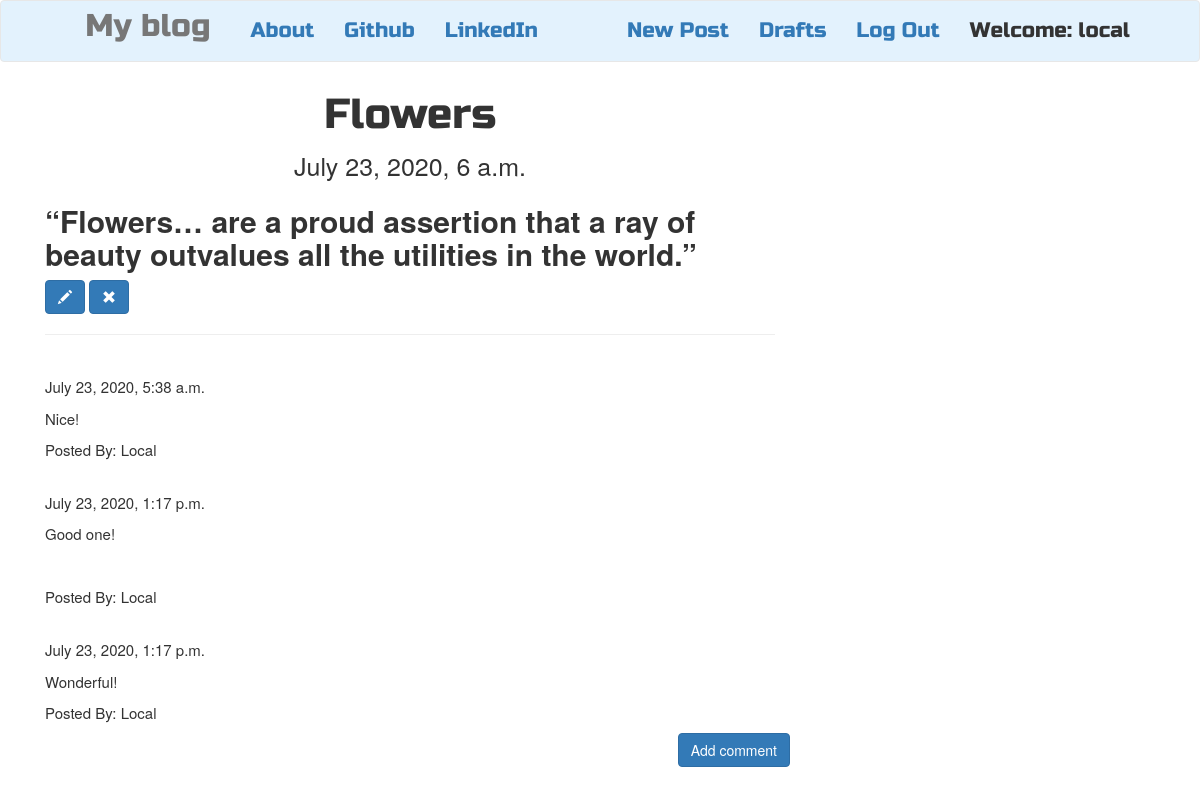
The app's page /post/17 (signed in) with its own data.
### blog/models.py (models this page shows, shortened)
class Post(models.Model):
    author = models.ForeignKey('auth.User',on_delete=models.CASCADE)
    title = models.CharField(max_length=200)
    text = models.TextField()
    created_date = models.DateTimeField(blank=True,null=True)
    published_date = models.DateTimeField(blank=True, null=True)

class Comment(models.Model):
    post = models.ForeignKey('blog.Post', related_name='comments',on_delete=models.CASCADE)
    author = models.CharField(max_length=200)
    text = models.TextField()
    created_date = models.DateTimeField(default=timezone.now())
    approved_comment = models.BooleanField(default=False)

### blog/views.py (the view)
# urls.py: url(r'^post/(?P<pk>\d+)$',views.PostDetailView.as_view(),name='post_detail'),
class PostDetailView(DetailView):
    model = Post

### blog/templates/blog/post_detail.html (shortened to what this page needs)
{% extends 'blog/base.html' %}
{% block content %}
<h1 class="posttitle loader">{{ post.title }}</h1>
{% if post.published_date %}
    <div class="date postdate" style="font-size:25px">
        {{post.published_date}}
    </div>
{% else %}
    <a class="btn btn-default" href="{% url 'post_publish' post.pk %}">Publish</a>
{% endif %}
<p class="postcontent">{{post.text|safe|linebreaksbr}}</p>
{% if user.is_authenticated %}
    <a class="btn btn-primary" href="{% url 'post_edit' pk=post.pk %}">
        <span class="glyphicon glyphicon-pencil"></span>
    </a>
    <a class="btn btn-primary" href="{% url 'post_remove' pk=post.pk %}">
        <span class="glyphicon glyphicon-remove"></span>
    </a>
{% endif %}
<hr>
<div style="font-size:15px">
    {% for comment in post.comments.all %}
    <br>
        {% if user.is_authenticated or comment.approved_comment %}
            {{comment.created_date}}
                    <p>{{comment.text|safe|linebreaks}}</p>
                    <p>Posted By: {{comment.author}}</p>
        {% endif %}
        {% empty %}
        <p>No Comments!</p><br>
    {% endfor %}
</div>
<a class="btn btn-primary btn-comment" href="{% url 'add_comment_to_post' post.pk %}">Add comment</a>
{% endblock content %}

### blog/templates/blog/base.html (shortened to what this page needs)
<!DOCTYPE html>
{% load static %}
<html>
<head>
    <link rel="stylesheet" href="https://stackpath.bootstrapcdn.com/bootstrap/4.5.0/css/bootstrap.min.css">
    <link rel="stylesheet" href="https://maxcdn.bootstrapcdn.com/bootstrap/3.4.1/css/bootstrap.min.css">
    <link rel="stylesheet" href="//cdn.jsdelivr.net/npm/medium-editor@latest/dist/css/medium-editor.min.css" type="text/css" media="screen" charset="utf-8">
    <link rel="stylesheet" href="{% static 'css/blog.css'%}">
</head>
<body class="loader">
<nav class="navbar navbar-default techfont custom-navbar " style="background-color: #e3f2fd;">
        <ul class="nav">
            <li class="nav-item"><a class="navbar-brand bigbrand" href="{% url 'post_list' %}"> My blog </a></li>
            <li class="nav-item"><a class="nav-link" href="{% url 'about' %}">About </a></li>
            <li class="nav-item"><a class="nav-link" href="https://www.github.com"> Github </a></li>
            <li class="nav-item"><a class="nav-link" href="https://www.linkedin.com"> LinkedIn </a></li>
        </ul>
        <ul class='nav navbar-right'>
            {% if user.is_authenticated %}
            <li>
                <a href="{% url 'post_new' %}">New Post</a>
            </li>
            <li>
                <a href="{% url 'post_draft_list' %}">Drafts</a>
            </li>
            <li>
                <a href="{% url 'logout' %}">Log Out</a>
            </li>
            <li>
                <a>Welcome: {{user.username}} </a>
            </li>
            {% else %}
            <li><a href="{% url 'login'%}"><span class="glyphicon glyphicon-user"></span></a>
            </li>
            {% endif %}
        </ul>
</nav>
<div class='content container'>
    <div class="row">
        <div class="col-md-8">
            <div class="blog_post">
            {% block content %}
            {% endblock content %}
            </div>
        </div>
    </div>
</div>
</body>
</html>

### blog/static/css/blog.css (style rules this page uses)
.techfont { font-family: 'Russo One', sans-serif; font-size: 1.5em; margin-bottom: 10px; }
.postdate { text-align: center; }
.posttitle { font-family: 'Russo One', sans-serif; font-size: 3em; text-align: center; }
.postcontent { font-family: 'Montserrat'; font-size: 1.5em; }
.btn-comment { position: absolute; right: 0px; }
.bigbrand { font-size: 1.5em; }
.loader { filter:hue-rotate(0deg); color: linear-gradient(45deg,#0f8,#08f); animation:hue 5000ms infinite linear; }

### records on screen
Post: title "Flowers", published_date "July 23, 2020, 6 a.m.", text "“Flowers… are a proud assertion that a ray of beauty outvalues all the utilities in the world.”"
Comment: created_date "July 23, 2020, 5:38 a.m.", text "Nice!", author "Local"
Comment: created_date "July 23, 2020, 1:17 p.m.", text "Good one!", author "Local"
Comment: created_date "July 23, 2020, 1:17 p.m.", text "Wonderful!", author "Local"

### other values on screen
{{ user.username }} "local"
